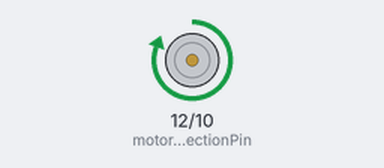
Recording of a sketch running on a simulated Arduino Uno, built with avr-gcc and run on an emulated ATmega328P. Shown: direction and speed pins drawn as motors (green arrow = direction pin HIGH = forward, orange = LOW = backward, longer = more drive).

Above: at 2.0 s.
At 4.6 s:
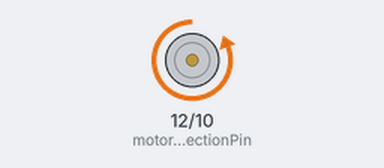
Timing chart, 0 to 6.7 s (numbered marks = the images above):
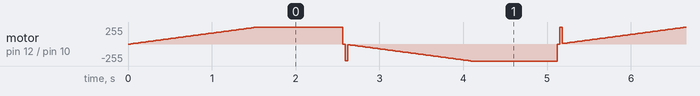

Measured:
- by itself, motor on pin 12 (motorDirectionPin) / pin 10 (motorSpeedPin): moves between backward 255/255 and forward 255/255, repeating every 5.1 s

The sketch:

02_L298P_Motor_Control.ino
```cpp
/**
   정방향으로 모터가 동작하며 속도가 점차 증가.
   정지 및 1초 대기 후 역방향으로 모터의 속도가 점차 증가하는 형태로 동작
*/

int motorSpeedPin = 10;      // 1번(A) 모터 회전속도(speed)
int motorDirectionPin = 12;  // 1번(A) 모터 방향제어(forward, backward)
int value;                   // 모터의 속도를 담는 변수
void setup() {
  pinMode(motorDirectionPin, OUTPUT);  // 방향제어핀을 pinmode_OUTPUT으로 지정
  noTone(4);
}
void loop() {
  digitalWrite(motorDirectionPin, HIGH);       // 정방향으로 모터 제어
  for (value = 0; value <= 255; value += 5) {  // 11행의 delay(30)에 따라 0.03초마다 속도가 0~255까지 5씩 증가
    analogWrite(motorSpeedPin, value);
    delay(30);
  }
  delay(1000);  // 1초 대기

  digitalWrite(motorDirectionPin, LOW);        // 역방향으로 모터 제어
  for (value = 0; value <= 255; value += 5) {  // 18행의 delay(30)에 따라 0.03초마다 속도가 0~255까지 5씩 증가
    analogWrite(motorSpeedPin, value);
    delay(30);
  }
  delay(1000);  // 1초 대기
}
```
